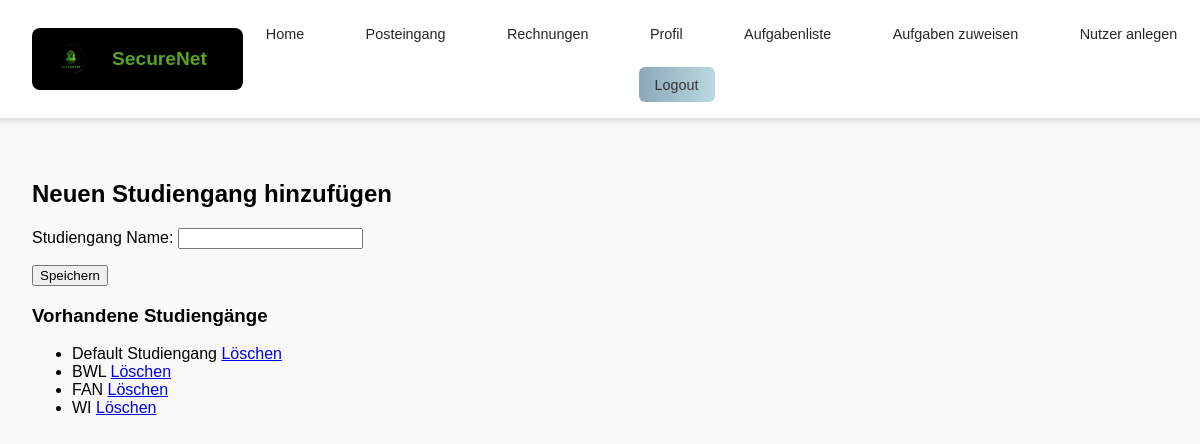
Page /users/studiengang_hinzufuegen/ (signed in) on the earlier database version.
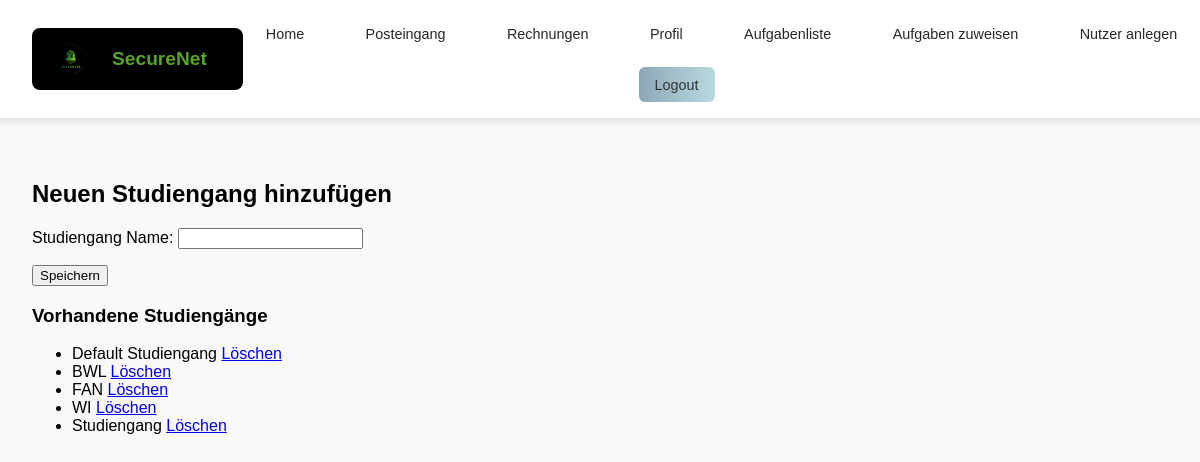
Same page on the later database version.
### users/models.py (models this page shows, shortened)
class Studiengang(models.Model):
    name = models.CharField(max_length=100, unique=True)

### posts/views.py (the view)
    def _wrapped_view_func(request, *args, **kwargs):
        if request.user.is_authenticated and request.user.role == 'teacher':
            return view_func(request, *args, **kwargs)
        else:
            return HttpResponse(f'Fehlende Berechtigung <br><a href="{reverse("index")}">Zurück zur Startseite</a>')

### users/forms.py
class StudiengangForm(forms.ModelForm):
    class Meta:
        model = Studiengang
        fields = ['name']
        labels = {'name': 'Studiengang Name'}

### posts/views.py (called while the page is built)
def lehrkraft_required(view_func):
    def _wrapped_view_func(request, *args, **kwargs):
        if request.user.is_authenticated and request.user.role == 'teacher':
            return view_func(request, *args, **kwargs)
        else:
            return HttpResponse(f'Fehlende Berechtigung <br><a href="{reverse("index")}">Zurück zur Startseite</a>')
    return _wrapped_view_func

### users/views.py (called while the page is built)
@lehrkraft_required
def add_studiengang_view(request):
    if request.method == 'POST':
        form = StudiengangForm(request.POST)
        if form.is_valid():
            form.save()
            return redirect('users:add_studiengang')
    else:
        form = StudiengangForm()
    studiengaenge = Studiengang.objects.all()
    return render(request, 'users/add_studiengang.html', {
        'form': form,
        'studiengaenge': studiengaenge
    })

### users/templates/users/add_studiengang.html (shortened to what this page needs)
{% extends 'master_layout.html' %}
{% load static %}
{% block content %}
    <h2>Neuen Studiengang hinzufügen</h2>
    <form method="post">
        {{ form.as_p }}
        <button type="submit">Speichern</button>
    </form>
    <h3>Vorhandene Studiengänge</h3>
    <ul>
        {% for studiengang in studiengaenge %}
            <li>
                {{ studiengang.name }}
                <a href="{% url 'users:delete_studiengang' studiengang.id %}">Löschen</a>
            </li>
        {% endfor %}
    </ul>
{% endblock %}

Differences in the rows shown:
added Studiengang: name "Studiengang"
